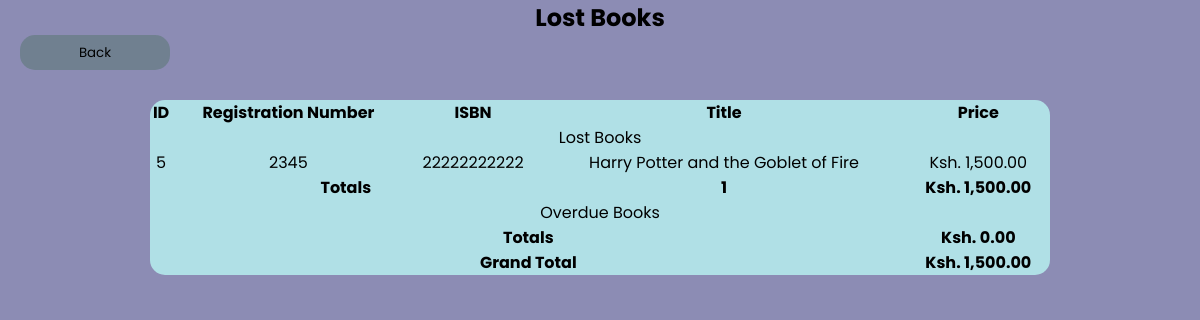
/pages/invoice.php?reg=2345, run on the app's committed database.
### tables this page shows
CREATE TABLE `lost` (
  `id` int(11) NOT NULL,
  `reg` varchar(100) NOT NULL,
  `isbn` varchar(100) NOT NULL,
  `price` int(11) NOT NULL
);

CREATE TABLE `books` (
  `ISBN` varchar(150) NOT NULL,
  `Title` varchar(150) NOT NULL,
  `Author` varchar(150) NOT NULL,
  `Category` varchar(150) NOT NULL,
  `Description` varchar(500) NOT NULL,
  `Price` int(11) NOT NULL,
  `Quantity` int(11) NOT NULL,
  `image` varchar(150) NOT NULL
);

### pages/invoice.php (the view, shortened to what this page needs)
<?php
    include "../scripts/connect.php";
?>
<!DOCTYPE html>
<html lang="en">
    <head>
        <link rel="stylesheet" href="../css/style.css">
    </head>
    <body>
        <?php
            $reg = $_GET["reg"];
            $sql = "SELECT * FROM `lost`  WHERE `reg`=$reg";
        ?>
        <center><h2>Lost Books</h2></center>
        <table>
            <tr>
                <th>ID</th>
                <th>Registration Number</th>
                <th>ISBN</th>
                <th>Title</th>
                <th>Price</th>
            </tr>
            <?php
                $result = mysqli_query($conn, $sql);
                if ($result) {
                    $books = 0;
                    $cost = 0;
                    echo '<tr>';
                        echo '<td colspan="5"><center>Lost Books</center></td>';
                    echo '</tr>';
                    while ($row = mysqli_fetch_assoc($result)) {
                        $isbn = $row["isbn"];
                        $book = mysqli_fetch_assoc(mysqli_query($conn, "SELECT * FROM `books` WHERE ISBN=$isbn"));
                        echo '<tr>';
                            echo '<td>'.$row["id"].'</td>';
                            echo '<td>'.$row["reg"].'</td>';
                            echo '<td>'.$row["isbn"].'</td>';
                            echo '<td>'.$book["Title"].'</td>';
                            echo '<td>Ksh. '.number_format($row["price"], 2).'</td>';
                            $books += 1;
                            $cost += $row["price"];
                        echo '</tr>';
                    }
                    echo '<tr>';
                        echo '<td colspan="3"><b>Totals</b></td>';
                        echo '<td><center><b>'.$books.'</b></center></td>';
                        echo '<td><center><b>Ksh. '.number_format($cost, 2).'</b></center></td>';
                    echo '</tr>';
                    $overdue = mysqli_query($conn, "SELECT * FROM `borrow` WHERE `reg`=$reg AND `return_date`<CURDATE()");
                    echo '<tr>';
                        echo '<td colspan="5"><center>Overdue Books</center></td>';
                    echo '</tr>';
                    if ($overdue) {
                        $total_penalty = 0;
                        echo '<tr>';
                            echo '<td colspan="4"><b>Totals</b></td>';
                            echo '<td><center><b>Ksh. '.number_format($total_penalty, 2).'</b></center></td>';
                        echo '</tr>';
                        echo '<tr>';
                        echo '<td colspan="4"><b>Grand Total</b></td>';
                        echo '<td><center><b>Ksh. '.number_format($total_penalty + $cost, 2).'</b></center></td>';
                    echo '</tr>';
                    }
                }
            ?>
            <a href="dashboard.php"><button>Back</a>
        </table>
    </body>
</html>

### css/style.css (style rules this page uses)
* { margin: 0; padding: 0; outline: none; border: none; text-decoration: none; box-sizing: border-box; font-family: "Poppins", sans-serif; }
body { background-repeat: no-repeat; background-color: rgba(0, 0, 89, 0.452); }
table { width: auto; height: auto; margin-left: auto; margin-right: auto; margin-top: 30px; border-top-left-radius: 15px; border-bottom-left-radius: 15px; border-top-right-radius: 15px; border-bottom-right-radius: 15px; background-color: powderblue; align-items: center; text-align: center; padding: 20px; }
a { text-decoration: none; color: black; }
button { margin-left: 20px; height: 35px; border-radius: 15px; width: 150px; background-color: slategrey; }
table { width: 75%; border-collapse: collapse; }

### data on the page
lost: id "5", reg "2345", isbn "22222222222", books.Title "Harry Potter and the Goblet of Fire", price "1,500.00"

### other printed values
$books "1"
$cost "1,500.00"
$total_penalty "0.00"
$total_penalty + $cost "1,500.00"
